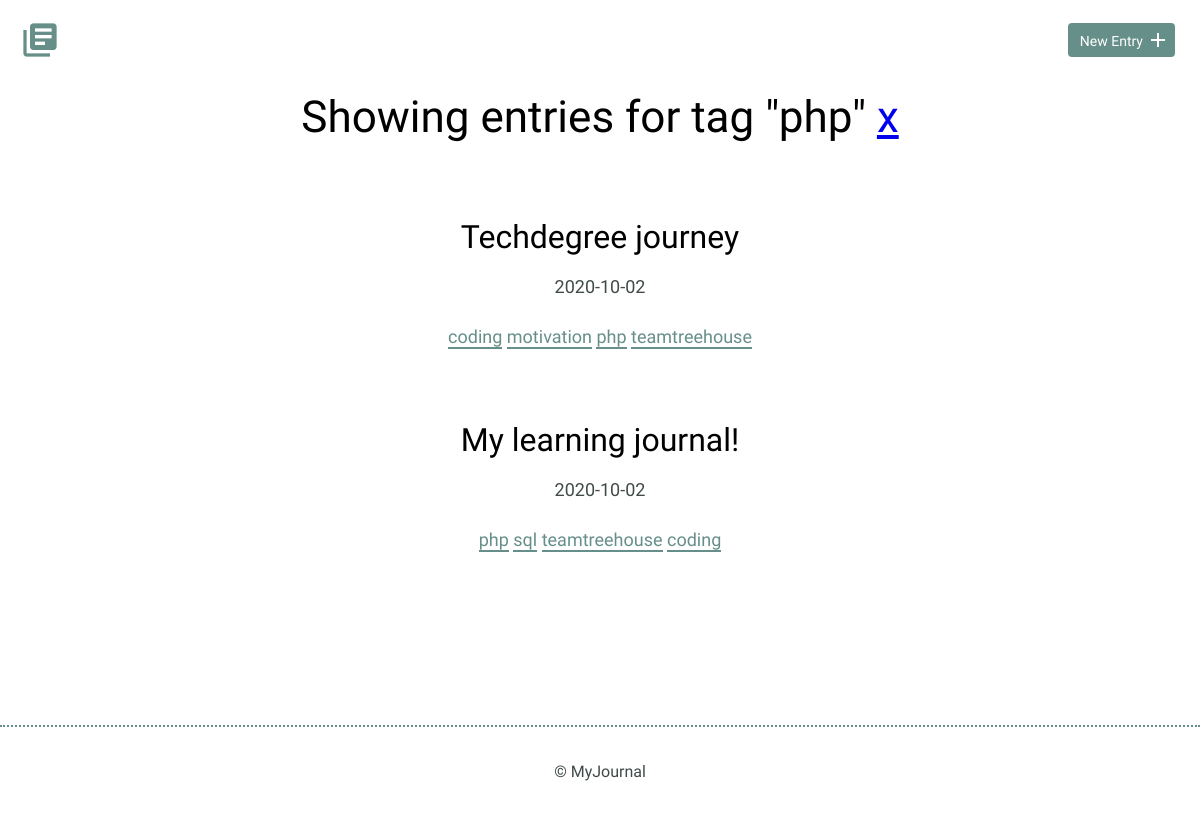
Screenshot of /index.php?tag_id=222 with the database file from the repository.
### tables this page shows
CREATE TABLE "tags" (
	"id"	INTEGER,
	"tag"	TEXT UNIQUE,
	PRIMARY KEY("id" AUTOINCREMENT)
);

CREATE TABLE "entries_tags" (
	"entry_id"	INTEGER,
	"tag_id"	INTEGER
);

CREATE TABLE "entries" (
	`id`	INTEGER,
	`title`	TEXT,
	`date`	TEXT,
	`time_spent`	INTEGER,
	`learned`	BLOB,
	`resources`	BLOB,
	PRIMARY KEY(`id`)
);

### inc/functions.php (called while the page is built, shortened)
<?php
function getEntriesForTag($tagId) {
    include 'connection.php';
    try {
        $stmt = $db->prepare('SELECT * FROM entries_tags JOIN entries ON entries_tags.entry_id = entries.id WHERE entries_tags.tag_id = ?');
        $stmt->bindValue(1, $_GET['tag_id'], PDO::PARAM_INT);
        $stmt->execute();
    } catch (Exception $e) {
        echoError($e->getMessage());
        return [];
    }
    return $stmt->fetchAll(PDO::FETCH_ASSOC);
}
function getTagsForEntry($entryId) {
      include 'connection.php';
      try {
        $stmt = $db->prepare('SELECT * FROM entries_tags JOIN tags ON entries_tags.tag_id = tags.id WHERE entries_tags.entry_id = ?');
        $stmt->bindValue(1, $entryId, PDO::PARAM_INT);
        $stmt->execute();
      } catch (Exception $e) {
        echoError($e->getMessage());
        return false;
      }
      return $stmt->fetchAll(PDO::FETCH_ASSOC);
}
function getTag($id) {
    include 'connection.php';
    try {
        $stmt = $db->prepare('SELECT * FROM tags WHERE id = ?');
        $stmt->bindValue(1, $id, PDO::PARAM_INT);
        $stmt->execute();
    } catch (Exception $e) {
        echoError($e->getMessage());
        return false;
    }
    return $stmt->fetch(PDO::FETCH_ASSOC);
}

### index.php (the view)
<?php
require 'inc/functions.php';
require 'header.php';
if (isset($_GET['tag_id'])) {
    $tagId = filter_input(INPUT_GET, 'tag_id', FILTER_SANITIZE_NUMBER_INT);
    $tag = getTag($tagId);
}
$entries = ! empty($tag) ? getEntriesForTag($tag['id']) : getEntries();
?>
<section>
    <div class="container">
        <?php if (! empty($tag)): ?>
            <h1 class="text-center">Showing entries for tag "<?= $tag['tag']; ?>" <a href="index.php">x</a></h1>
        <?php endif; ?>
        <div class="entry-list">
            <?php foreach ($entries as $entry): ?>
                <article>
                    <h2><a href="detail.php?id=<?= $entry['id'] ?>"><?= $entry['title'] ?></a></h2>
                    <p><time datetime="<?= $entry['date'] ?>"><?= $entry['date'] ?></time></p>
                    <p>
                        <?php foreach (getTagsForEntry($entry['id']) as $tag): ?>
                            <a href="index.php?tag_id=<?= $tag['tag_id'] ?>"><?= $tag['tag'] ?></a>
                        <?php endforeach; ?>
                    </p>
                </article>
            <?php endforeach; ?>
        </div>
    </div>
</section>
<?php require 'footer.php' ?>

### css/site.css (style rules this page uses)
body { font-size: 16px; color: #404a49; font-family: 'Cousine', serif; font-weight: 400; }
.container { margin: 0 auto; padding: 0 25px; }
h1, h2, h3 { margin: 0; font-weight: 400; line-height: 1em; color: #000; }
h1 { font-size: 44px; margin-bottom: 12px; }
h2 { font-size: 32px; }
h2 a { text-decoration: none; color: #000; }
p { line-height: 1.8em; font-size: 18px; }
p a { border-bottom: 2px solid #678f89; padding: 0; color: #678f89; text-decoration: none; }
.entry-list, .edit-entry, .new-entry { max-width: 800px; margin: 0 auto; padding: 70px 0 150px 0; }
.entry-list article { margin-bottom: 70px; text-align: center; }
.entry-list article:last-child { margin-bottom: 0; }
.entry-list article h2 { margin-bottom: 8px; }
.text-center { text-align: center; }

### rows the page displays
tags: tag "php"
entries_tags: entry.title "Techdegree journey", entry.date "2020-10-02", tag.tag "php"
entries_tags: tag.tag "coding"
entries_tags: tag.tag "motivation"
entries_tags: tag.tag "teamtreehouse"
entries_tags: entry.title "My learning journal!", entry.date "2020-10-02", tag.tag "php"
entries_tags: tag.tag "sql"
entries_tags: tag.tag "teamtreehouse"
entries_tags: tag.tag "coding"
